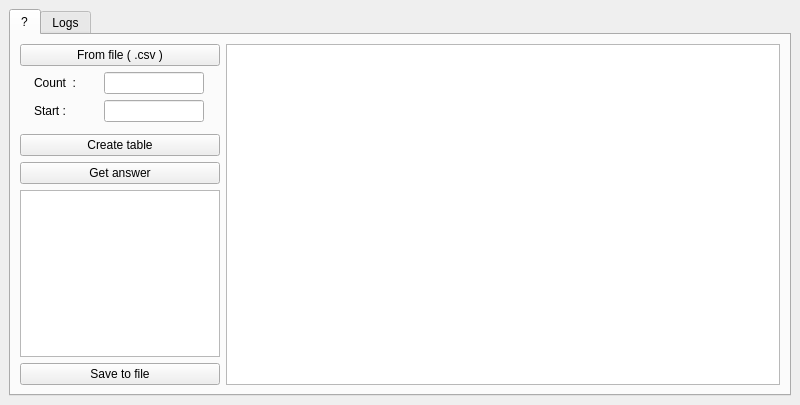
<?xml version="1.0" encoding="UTF-8"?>
<ui version="4.0">
 <class>MainWindow</class>
 <widget class="QMainWindow" name="MainWindow">
  <property name="geometry">
   <rect>
    <x>0</x>
    <y>0</y>
    <width>800</width>
    <height>405</height>
   </rect>
  </property>
  <property name="windowTitle">
   <string>MainWindow</string>
  </property>
  <widget class="QWidget" name="centralwidget">
   <layout class="QGridLayout" name="gridLayout">
    <item row="0" column="0">
     <widget class="QTabWidget" name="tabWidget">
      <property name="currentIndex">
       <number>0</number>
      </property>
      <widget class="QWidget" name="tab1">
       <attribute name="title">
        <string>?</string>
       </attribute>
       <layout class="QGridLayout" name="gridLayout_2">
        <item row="1" column="0">
         <layout class="QHBoxLayout" name="horizontalLayout">
          <item>
           <widget class="QLabel" name="label">
            <property name="maximumSize">
             <size>
              <width>50</width>
              <height>20</height>
             </size>
            </property>
            <property name="text">
             <string>Count  : </string>
            </property>
           </widget>
          </item>
          <item>
           <widget class="QLineEdit" name="edit_count">
            <property name="maximumSize">
             <size>
              <width>100</width>
              <height>16777215</height>
             </size>
            </property>
           </widget>
          </item>
         </layout>
        </item>
        <item row="5" column="0">
         <widget class="QPushButton" name="get_answer_button">
          <property name="maximumSize">
           <size>
            <width>200</width>
            <height>16777215</height>
           </size>
          </property>
          <property name="text">
           <string>Get answer</string>
          </property>
         </widget>
        </item>
        <item row="0" column="0">
         <widget class="QPushButton" name="pushButton">
          <property name="text">
           <string>From file ( .csv )</string>
          </property>
         </widget>
        </item>
        <item row="4" column="0">
         <widget class="QPushButton" name="create_button">
          <property name="maximumSize">
           <size>
            <width>200</width>
            <height>16777215</height>
           </size>
          </property>
          <property name="text">
           <string>Create table</string>
          </property>
         </widget>
        </item>
        <item row="6" column="0" rowspan="2">
         <widget class="QTextBrowser" name="edit_answer">
          <property name="maximumSize">
           <size>
            <width>200</width>
            <height>16777215</height>
           </size>
          </property>
         </widget>
        </item>
        <item row="2" column="0">
         <layout class="QHBoxLayout" name="horizontalLayout_2">
          <item>
           <widget class="QLabel" name="label_2">
            <property name="maximumSize">
             <size>
              <width>50</width>
              <height>16777215</height>
             </size>
            </property>
            <property name="text">
             <string>Start :</string>
            </property>
           </widget>
          </item>
          <item>
           <widget class="QLineEdit" name="edit_start">
            <property name="maximumSize">
             <size>
              <width>100</width>
              <height>16777215</height>
             </size>
            </property>
           </widget>
          </item>
         </layout>
        </item>
        <item row="8" column="0">
         <widget class="QPushButton" name="save_answer_button">
          <property name="text">
           <string>Save to file</string>
          </property>
         </widget>
        </item>
        <item row="0" column="1" rowspan="9">
         <widget class="QTableWidget" name="table"/>
        </item>
       </layout>
      </widget>
      <widget class="QWidget" name="tab2">
       <attribute name="title">
        <string>Logs</string>
       </attribute>
       <layout class="QGridLayout" name="gridLayout_3">
        <item row="0" column="0">
         <widget class="QTextBrowser" name="logs"/>
        </item>
       </layout>
      </widget>
     </widget>
    </item>
   </layout>
  </widget>
 </widget>
 <resources/>
 <connections/>
</ui>
